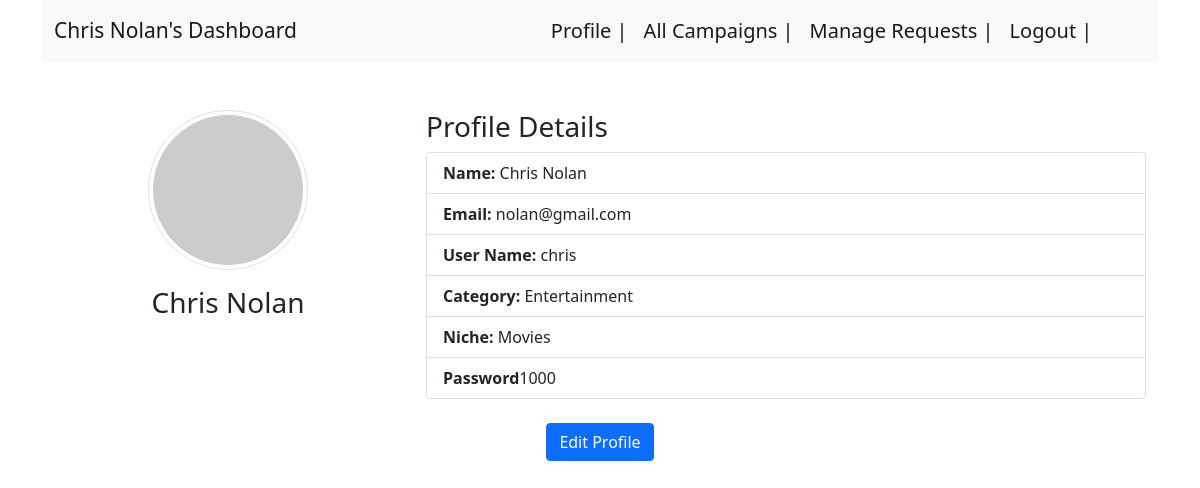
Page /influencer/profile/5 on the committed database.
### backend/models.py (models this page shows)
class user_table(db.Model):
    __tablename__ = "user_table"
    id = db.Column(db.Integer, primary_key=True)
    email = db.Column(db.String, nullable=False)
    full_name = db.Column(db.String, nullable=False)
    user_name = db.Column(db.String, nullable=False)
    pwd = db.Column(db.String, nullable=False)
    role = db.Column(db.Integer, nullable=False)
    status = db.Column(db.Integer,nullable = False,default = 1)
    user_influencer = db.relationship("influencers", backref="user")
    user_sponsor = db.relationship("sponsors", backref="user")

class influencers(db.Model):
    __tablename__ = "influencers"
    id = db.Column(db.Integer, db.ForeignKey('user_table.id'), primary_key=True)
    category = db.Column(db.String, nullable=False)
    niche = db.Column(db.String, nullable=False)
    followers_count = db.Column(db.Integer, nullable=False)
    earnings = db.Column(db.Integer,nullable = False,default = 0)

### backend/influencer_controllers.py (the view)
@app.route("/influencer/profile/<int:user_id>", methods=["GET", "POST"])
def influencer_profile(user_id):
    influencer_info = get_influencer_info(user_id)
    total_earnings = influencer_total_earnings(user_id)
    total_ads_requested = influencer_total_campaigns(user_id)
    total_ads_completed = influencer_total_campaigns_completed(user_id)
    return render_template("influencers_templates/influencer-profile.html",influencer_info = influencer_info,id = user_id,total_earnings = total_earnings
                           ,total_ads_requested = total_ads_requested,
                           total_ads_completed = total_ads_completed)

### backend/influencer_controllers.py (called while the page is built)
def get_influencer_info(user_id):
    influencer = influencers.query.filter_by(id=user_id).first()
    user = user_table.query.filter_by(id=user_id).first()
    influencer_info = {}
    influencer_info[user_id] = [
        user.full_name,
        user.email,
        user.user_name,
        influencer.category,
        influencer.niche,
        influencer.followers_count,
        user.pwd ]
    return dict(influencer_info)

def influencer_total_earnings(influencer_id):
    influencer = influencers.query.filter_by(id=influencer_id).first()
    return influencer.earnings

def influencer_total_campaigns(influencer_id):
    return adRequests.query.filter_by(influencer_id=influencer_id).count()

def influencer_total_campaigns_completed(influencer_id):
    return adRequests.query.filter_by(influencer_id=influencer_id, status=1).count()

### templates/influencers_templates/influencer-profile.html (shortened to what this page needs)
<!DOCTYPE html>
<html lang="en">
<head>
    <link rel="stylesheet" href="/static/style.css">
    <link href="https://cdn.jsdelivr.net/npm/bootstrap@5.0.2/dist/css/bootstrap.min.css" rel="stylesheet">
</head>
<body>
    <div class="container">
        <div class="panel">
            <nav class="navbar navbar-expand-lg navbar-light bg-light">
                <div class="container-fluid">
                    <a class="navbar-brand" style="font-size:21px;" href="#">{{ influencer_info[id][0] }}'s Dashboard</a>
                    <div class="collapse navbar-collapse" id="navbarNavDropdown">
                        <ul class="navbar-nav" style="font-size:20px;">
                            <li class="nav-item" style="margin-left: 230px">
                                <a class="nav-link active" aria-current="page" href="/influencer/profile/{{id}}">Profile |</a>
                            </li>
                            <li class="nav-item">
                                <a class="nav-link active" aria-current="page" href="/influencer/campaigns/{{id}}">All Campaigns |</a>
                            </li>
                            <li class="nav-item">
                                <a class="nav-link active" aria-current="page" href="/influencer/manage_requests/{{id}}">Manage Requests |</a>
                            </li>
                            <li class="nav-item">
                                <a class="nav-link active" aria-current="page" href="/login">Logout |</a>
                            </li>
                        </ul>
                    </div>
                </div>
            </nav>
            <div class="container mt-5">
                <div class="row">
                    <div class="col-md-4 text-center">
                        <img src="https://via.placeholder.com/150" class="img-thumbnail rounded-circle" alt="Profile Picture">
                        <h3 class="mt-3">{{ influencer_info[id][0] }}</h3>
                    </div>
                    <div class="col-md-8">
                        <h3>Profile Details</h3>
                        <ul class="list-group">
                            <li class="list-group-item"><strong>Name:</strong> {{ influencer_info[id][0] }}</li>
                            <li class="list-group-item"><strong>Email:</strong> {{ influencer_info[id][1] }}</li>
                            <li class="list-group-item"><strong>User Name:</strong> {{ influencer_info[id][2] }}</li>
                            <li class="list-group-item"><strong>Category:</strong> {{ influencer_info[id][3] }}</li>
                            <li class="list-group-item"><strong>Niche:</strong> {{ influencer_info[id][4] }}</li>
                            <li class ="list-group-item"><strong>Password</strong>{{ influencer_info[id][5] }}</li>
                        </ul>
                    </div>
                </div>
            </div>
            <div class="d-flex justify-content-center mt-4">
                <button type="button" class="btn btn-primary" data-bs-toggle="modal" data-bs-target="#editProfileModal1" data-val="{{ influencer_info[id][0] }}#{{ influencer_info[id][1] }}#{{ influencer_info[id][2] }}#{{ influencer_info[id][3] }}#{{ influencer_info[id][4] }}#{{ influencer_info[id][5] }}#{{ influencer_info[id][6] }}">
                    Edit Profile
                </button>
            </div>
        </div>
    </div>
</body>
</html>

### static/style.css (style rules this page uses)
* { margin : 0px; }

### rows in the picture
user_table: full_name "Chris Nolan", email "nolan@gmail.com", user_name "chris"
influencers: category "Entertainment", niche "Movies", followers_count "1000"
